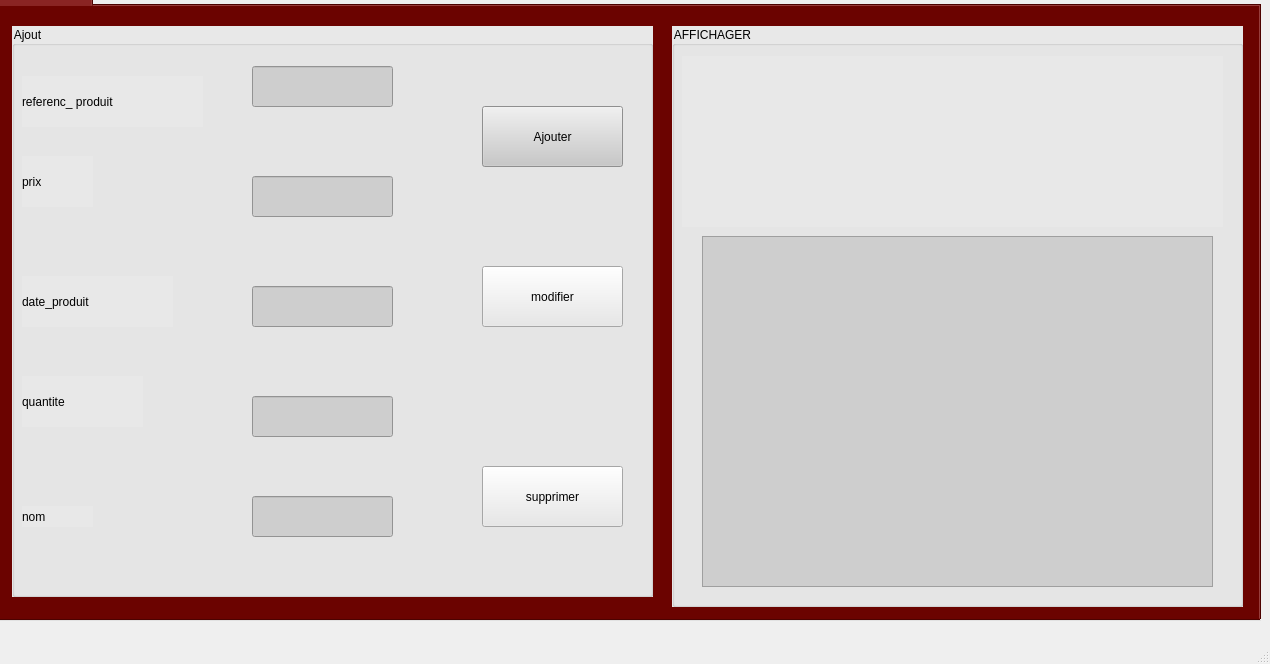
<?xml version="1.0" encoding="UTF-8"?>
<ui version="4.0">
 <class>MainWindow</class>
 <widget class="QMainWindow" name="MainWindow">
  <property name="geometry">
   <rect>
    <x>0</x>
    <y>0</y>
    <width>1270</width>
    <height>664</height>
   </rect>
  </property>
  <property name="windowTitle">
   <string>MainWindow</string>
  </property>
  <widget class="QWidget" name="centralwidget">
   <widget class="QTabWidget" name="tabWidget">
    <property name="geometry">
     <rect>
      <x>-30</x>
      <y>-20</y>
      <width>1291</width>
      <height>641</height>
     </rect>
    </property>
    <property name="styleSheet">
     <string notr="true">background-color: rgb(107, 3, 0);</string>
    </property>
    <property name="currentIndex">
     <number>0</number>
    </property>
    <widget class="QWidget" name="tab">
     <attribute name="title">
      <string>Ajouter un  produit</string>
     </attribute>
     <widget class="QGroupBox" name="groupBox">
      <property name="geometry">
       <rect>
        <x>40</x>
        <y>20</y>
        <width>641</width>
        <height>571</height>
       </rect>
      </property>
      <property name="styleSheet">
       <string notr="true">background-color: rgb(232, 232, 232);</string>
      </property>
      <property name="title">
       <string>Ajout</string>
      </property>
      <widget class="QLabel" name="reference_produit">
       <property name="geometry">
        <rect>
         <x>10</x>
         <y>50</y>
         <width>181</width>
         <height>51</height>
        </rect>
       </property>
       <property name="styleSheet">
        <string notr="true">font: 12pt &quot;MS Shell Dlg 2&quot;;</string>
       </property>
       <property name="text">
        <string>referenc_ produit </string>
       </property>
      </widget>
      <widget class="QLabel" name="prix">
       <property name="geometry">
        <rect>
         <x>10</x>
         <y>130</y>
         <width>71</width>
         <height>51</height>
        </rect>
       </property>
       <property name="styleSheet">
        <string notr="true">font: 12pt &quot;MS Shell Dlg 2&quot;;</string>
       </property>
       <property name="text">
        <string>prix</string>
       </property>
      </widget>
      <widget class="QLabel" name="date_produit">
       <property name="geometry">
        <rect>
         <x>10</x>
         <y>250</y>
         <width>151</width>
         <height>51</height>
        </rect>
       </property>
       <property name="styleSheet">
        <string notr="true">font: 12pt &quot;MS Shell Dlg 2&quot;;</string>
       </property>
       <property name="text">
        <string>date_produit</string>
       </property>
      </widget>
      <widget class="QLabel" name="quantite">
       <property name="geometry">
        <rect>
         <x>10</x>
         <y>350</y>
         <width>121</width>
         <height>51</height>
        </rect>
       </property>
       <property name="styleSheet">
        <string notr="true">font: 12pt &quot;MS Shell Dlg 2&quot;;</string>
       </property>
       <property name="text">
        <string>quantite</string>
       </property>
      </widget>
      <widget class="QLabel" name="nom">
       <property name="geometry">
        <rect>
         <x>10</x>
         <y>480</y>
         <width>71</width>
         <height>21</height>
        </rect>
       </property>
       <property name="styleSheet">
        <string notr="true">font: 12pt &quot;MS Shell Dlg 2&quot;;</string>
       </property>
       <property name="text">
        <string>nom</string>
       </property>
      </widget>
      <widget class="QLineEdit" name="le_reference_produit">
       <property name="geometry">
        <rect>
         <x>240</x>
         <y>40</y>
         <width>141</width>
         <height>41</height>
        </rect>
       </property>
       <property name="styleSheet">
        <string notr="true">background-color: rgb(206, 206, 206);</string>
       </property>
      </widget>
      <widget class="QLineEdit" name="le_prix">
       <property name="geometry">
        <rect>
         <x>240</x>
         <y>150</y>
         <width>141</width>
         <height>41</height>
        </rect>
       </property>
       <property name="styleSheet">
        <string notr="true">background-color: rgb(206, 206, 206);
</string>
       </property>
      </widget>
      <widget class="QLineEdit" name="le_date_produit">
       <property name="geometry">
        <rect>
         <x>240</x>
         <y>260</y>
         <width>141</width>
         <height>41</height>
        </rect>
       </property>
       <property name="styleSheet">
        <string notr="true">background-color: rgb(206, 206, 206);</string>
       </property>
      </widget>
      <widget class="QLineEdit" name="le_quantite">
       <property name="geometry">
        <rect>
         <x>240</x>
         <y>370</y>
         <width>141</width>
         <height>41</height>
        </rect>
       </property>
       <property name="styleSheet">
        <string notr="true">background-color: rgb(206, 206, 206);</string>
       </property>
      </widget>
      <widget class="QLineEdit" name="le_nom">
       <property name="geometry">
        <rect>
         <x>240</x>
         <y>470</y>
         <width>141</width>
         <height>41</height>
        </rect>
       </property>
       <property name="styleSheet">
        <string notr="true">background-color: rgb(206, 206, 206);</string>
       </property>
      </widget>
      <widget class="QPushButton" name="pb_Ajouter">
       <property name="geometry">
        <rect>
         <x>470</x>
         <y>80</y>
         <width>141</width>
         <height>61</height>
        </rect>
       </property>
       <property name="styleSheet">
        <string notr="true">color: rgb(0, 0, 0);
font: 14pt &quot;MS Shell Dlg 2&quot;;
background-color: rgb(170, 0, 0);
background-color: rgb(170, 0, 0);
alternate-background-color: rgb(170, 0, 0);
background-color: rgb(200, 200, 200);</string>
       </property>
       <property name="text">
        <string>Ajouter</string>
       </property>
      </widget>
      <widget class="QPushButton" name="pb_supprimer_3">
       <property name="geometry">
        <rect>
         <x>470</x>
         <y>440</y>
         <width>141</width>
         <height>61</height>
        </rect>
       </property>
       <property name="styleSheet">
        <string notr="true">font: 14pt &quot;MS Shell Dlg 2&quot;;

</string>
       </property>
       <property name="text">
        <string>supprimer</string>
       </property>
      </widget>
      <widget class="QPushButton" name="modifier">
       <property name="geometry">
        <rect>
         <x>470</x>
         <y>240</y>
         <width>141</width>
         <height>61</height>
        </rect>
       </property>
       <property name="styleSheet">
        <string notr="true">font: 14pt &quot;MS Shell Dlg 2&quot;;</string>
       </property>
       <property name="text">
        <string>modifier</string>
       </property>
      </widget>
     </widget>
     <widget class="QGroupBox" name="groupBox_2">
      <property name="geometry">
       <rect>
        <x>700</x>
        <y>20</y>
        <width>571</width>
        <height>581</height>
       </rect>
      </property>
      <property name="styleSheet">
       <string notr="true">background-color: rgb(232, 232, 232);</string>
      </property>
      <property name="title">
       <string>AFFICHAGER</string>
      </property>
      <widget class="QTableView" name="tab_produits">
       <property name="geometry">
        <rect>
         <x>30</x>
         <y>210</y>
         <width>511</width>
         <height>351</height>
        </rect>
       </property>
       <property name="styleSheet">
        <string notr="true">background-color: rgb(206, 206, 206);</string>
       </property>
      </widget>
      <widget class="QLabel" name="label_1">
       <property name="geometry">
        <rect>
         <x>10</x>
         <y>30</y>
         <width>541</width>
         <height>171</height>
        </rect>
       </property>
       <property name="text">
        <string/>
       </property>
       <property name="pixmap">
        <pixmap>../../../Downloads/Sans_titre-2-removebg-preview.png</pixmap>
       </property>
       <property name="scaledContents">
        <bool>true</bool>
       </property>
      </widget>
     </widget>
    </widget>
   </widget>
  </widget>
  <widget class="QMenuBar" name="menubar">
   <property name="geometry">
    <rect>
     <x>0</x>
     <y>0</y>
     <width>1270</width>
     <height>26</height>
    </rect>
   </property>
  </widget>
  <widget class="QStatusBar" name="statusbar"/>
 </widget>
 <layoutdefault spacing="6" margin="11"/>
 <resources/>
 <connections/>
</ui>
